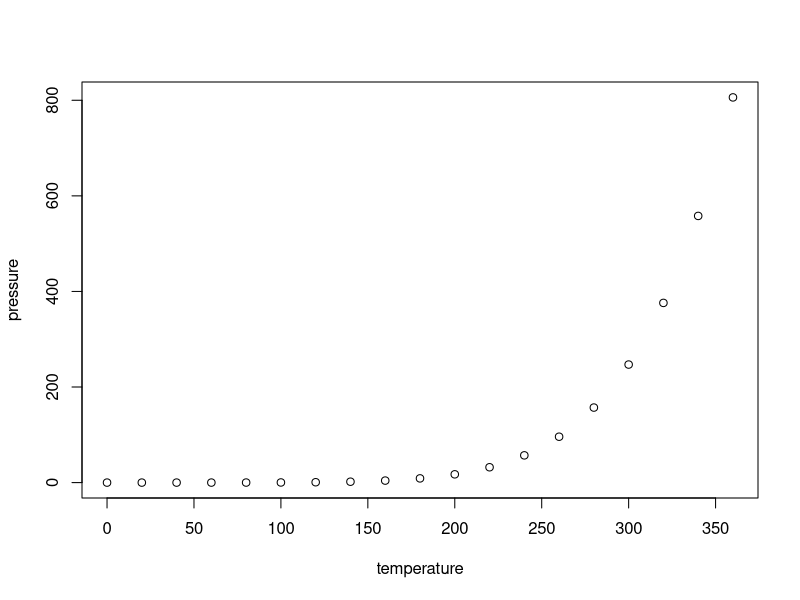
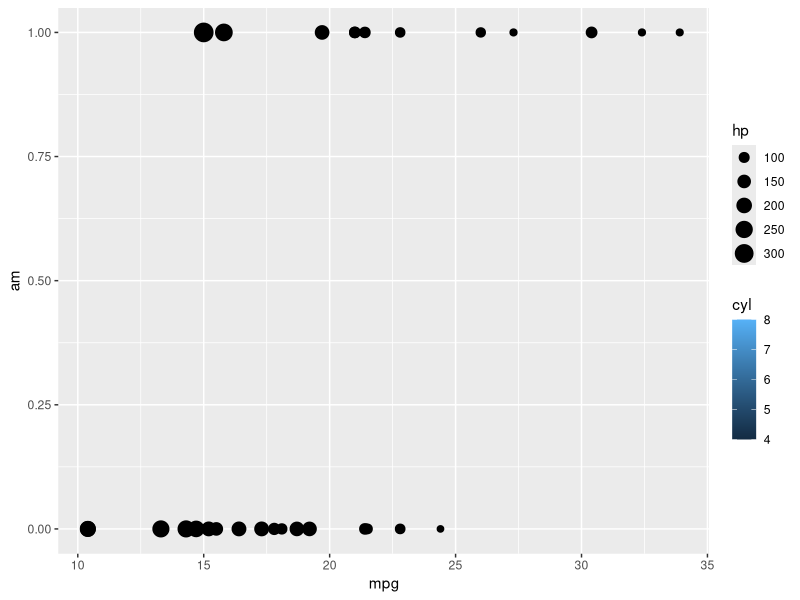
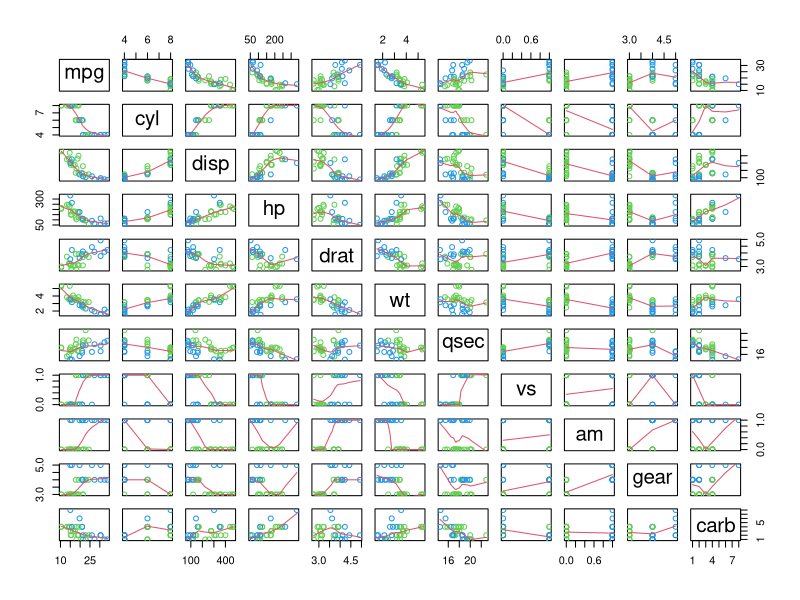

Generate these figures, in order, with R:
## ---- chunk 1
knitr::opts_chunk$set(echo = TRUE)
## ---- chunk 2
summary(mtcars)
## ---- chunk 3
plot(pressure)
## ---- chunk 4
library(ggplot2)
ggplot(mtcars, aes(mpg, am, fill=cyl, size=hp)) +
    geom_point()

pairs(mtcars, panel=panel.smooth,col=3+mtcars$am)

summary(lm(mpg ~ . , data = mtcars))
summary(lm(mpg ~ am , data = mtcars))
